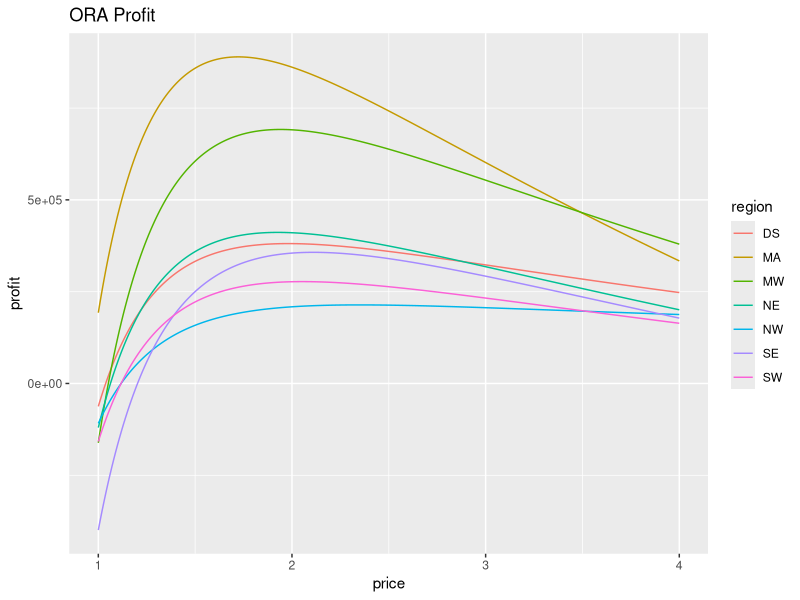
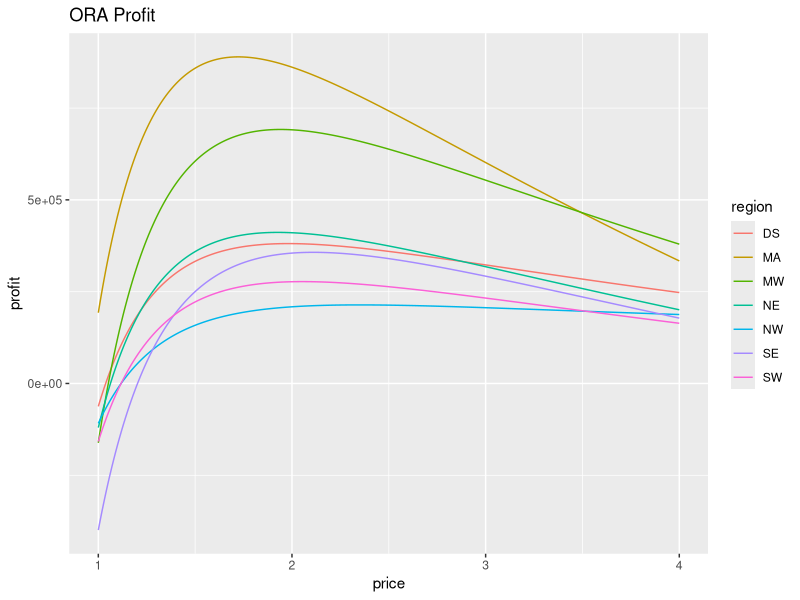

Source code (R) for these figures, in order: (Note: this script raises an error after producing the figures.)
suppressMessages(library(ggplot2))
suppressMessages(library(dplyr))

all.predicted.demands <- read.csv('all_predicted_demands.csv',
    stringsAsFactors=FALSE)
ora.df <- all.predicted.demands[all.predicted.demands$product == 'ORA',]

# ORA
ora.df <- ora.df %>%
    mutate(revenue=2000 * price * predicted_demand,
           weekly_demand = predicted_demand)

s35.grove.dist <- 266
s51.grove.dist <- 967
s59.grove.dist <- 176
s73.grove.dist <- 1470
ora.df$grove_dist <- c(rep(s51.grove.dist, 903),
                       rep(s73.grove.dist, 301),
                       rep(s35.grove.dist, 301),
                       rep(s59.grove.dist, 602))

# We have 301 rows per region (in the order NE, MA, SE, MW, DS, NW, SW)
ora.df$storage_dist <- c(rep(479.1429, 301),
                         rep(286.7647, 301),
                         rep(712.1667, 301),
                         rep(368.5909, 301),
                         rep(413.3750, 301),
                         rep(659.1250, 301),
                         rep(659, 301))
ora.df$weekly_transp_cost <- ora.df$weekly_demand *
  (0.22 * ora.df$grove_dist + 1.2 * ora.df$storage_dist)

# Also include cost to buy capacity and maintain necessary
# storage. There's a one-time upgrade cost and an every-year
# maintenance. Divide the one-time cost by 48 to "week-ize" it.
# ora.df$weekly_storage_build <- 6000 * ora.df$weekly_demand / 48
# ora.df$weekly_storage_maint <- (650 * ora.df$weekly_demand) / 48
# ^ Note that we do not account for the 7.5m * 4 because it will
# be present at every price (add in at end).

# Finally, include the raw material cost (spot purchase of ORA).
# We use our mean belief for each grove's spot purchase price.
# (FLA x 36, FLA x 12, TEX x 12, CAL x 24) is the vectoring.
# Average over months for now, disregarding seasonality -- also,
# no need to factor in exchange rates for now, assume we buy from
# FLA, not FLA / BRA / SPA.

cwd <- getwd()
setwd('..') # move up one directory
mean.raw.price.beliefs <- read.csv(
    'grove_beliefs/raw_price_beliefs_mean.csv')
setwd(cwd)

mean.over.months <- mean.raw.price.beliefs %>%
    group_by(grove) %>%
    summarise(mean_month=mean(price))
ora.df$raw_material_cost <- ora.df$weekly_demand * 2000 * c(
    rep(mean.over.months[mean.over.months$grove == 'FLA', ]$mean_month,
        4 * 301),
    rep(mean.over.months[mean.over.months$grove == 'TEX', ]$mean_month,
        301),
    rep(mean.over.months[mean.over.months$grove == 'CAL', ]$mean_month,
        2 * 301))

# Note: this "profit" is for the first year, actual profit
# should be even higher in later years when we don't have the
# capacity cost.
# ora.df$year1_profit <- ora.df$revenue - (ora.df$weekly_transp_cost +
#     ora.df$weekly_storage_build + ora.df$weekly_storage_maint +
#     ora.df$raw_material_cost)
ora.df$profit <- ora.df$revenue - (ora.df$weekly_transp_cost +
    # ora.df$weekly_storage_maint +
    ora.df$raw_material_cost)
ggplot(ora.df, aes(x=price, colour=region)) +
    # geom_line(aes(y=year1_profit), linetype='dotted') +
    geom_line(aes(y=profit)) +
    ggtitle('ORA Profit')
ggsave('profit_curves/ora_profit.png', width=10, height=6)

ora.profit.max <- ora.df %>% group_by(region) %>%
    filter(profit == max(profit))
write.csv(ora.profit.max, file='profit_csvs/ora_max_profit.csv',
          quote=FALSE, row.names=FALSE)


# POJ
poj.df <- all.predicted.demands[all.predicted.demands$product == 'POJ',]
poj.df <- poj.df %>%
    mutate(revenue=2000 * price * predicted_demand,
           weekly_demand = predicted_demand)

# Add storage to market distances
poj.df$storage_dist <- c(rep(479.1429, 301),
                         rep(286.7647, 301),
                         rep(712.1667, 301),
                         rep(368.5909, 301),
                         rep(413.3750, 301),
                         rep(659.1250, 301),
                         rep(659, 301))

# Instead of grove to storage, now we have grove to plant and
# plant to storage distances.  We can make similar "efficiency"
# assumptions, where P2->S35, P3->S51, P5->S59, P9->S73.
# We'll ship raw ORA from TEX->P2, CAL->P5, FLA->P3, FLA->P9.

# TEX->P2 = 381
# CAL->P5 = 351
# FLA->P3 = 773
# FLA->P9 = 1528
poj.df$g_p_dist <- c(rep(773, 903),
                     rep(1528, 301),
                     rep(381, 301),
                     rep(351, 602))

# P2 -> S35 = 140
# P3 -> S51 = 317
# P5 -> S59 = 393
# P9 -> S73 = 98
poj.df$p_s_dist <- c(rep(317, 903),
                     rep(98, 301),
                     rep(140, 301),
                     rep(393, 602))

# For tanker car cost, we need to calculate how many tanker
# cars the given demand would require, multiply by its purchase
# cost, and then add the weekly traveling cost.  We'll spread the
# one time purchase cost over weeks by dividing it by 48.
poj.df$num_tanker_cars_needed <- 2 * poj.df$weekly_demand / 30
# poj.df$tanker_car_weekly_purchase_cost <- 
#     poj.df$num_tanker_cars_needed * 100000 / 48
poj.df$tanker_car_weekly_travel_cost <- 36 *
    0.5 * poj.df$num_tanker_cars_needed * poj.df$p_s_dist
poj.df$tanker_car_weekly_hold_cost <- 10 *
    0.5 * poj.df$num_tanker_cars_needed

poj.df$g_p_weekly_cost <- 0.22 * poj.df$weekly_demand * poj.df$g_p_dist
poj.df$storage_market_weekly_cost <- 1.2 * poj.df$weekly_demand *
    poj.df$storage_dist

# Also include cost to buy capacity and maintain necessary
# processing. There's a one-time upgrade cost and an every-year
# maintenance. Divide the one-time cost by 48 to "week-ize" it.
# poj.df$weekly_proc_build <- 8000 * poj.df$weekly_demand / 48
# poj.df$weekly_proc_maint <- (2500 * poj.df$weekly_demand) / 48
# Note that we do not add in the $8m * 4 processing maintenance,
# because it will be there for all prices (and we're 2x-counting it
# for the other products)
# poj.df$weekly_storage_build <- 6000 * poj.df$weekly_demand / 48
# poj.df$weekly_storage_maint <- (650 * poj.df$weekly_demand) / 48

poj.df$manufacturing_cost <- 2000 * poj.df$weekly_demand

# Add in raw material cost
poj.df$raw_material_cost <- poj.df$weekly_demand * 2000 * c(
    rep(mean.over.months[mean.over.months$grove == 'FLA', ]$mean_month,
        4 * 301),
    rep(mean.over.months[mean.over.months$grove == 'TEX', ]$mean_month,
        301),
    rep(mean.over.months[mean.over.months$grove == 'CAL', ]$mean_month,
        2 * 301))


poj.df$profit <- poj.df$revenue - (
    # poj.df$tanker_car_weekly_purchase_cost +
    poj.df$tanker_car_weekly_travel_cost +
    poj.df$tanker_car_weekly_hold_cost +
    poj.df$g_p_weekly_cost +
    poj.df$storage_market_weekly_cost +
    poj.df$manufacturing_cost +
    # poj.df$weekly_proc_build +
    # poj.df$weekly_proc_maint +
    poj.df$raw_material_cost)
# poj.df$profit <- poj.df$year1_profit + (
#      poj.df$tanker_car_weekly_purchase_cost +
#      poj.df$weekly_proc_build +
#      poj.df$weekly_storage_build
#      )
ggplot(poj.df, aes(x=price, colour=region)) +
    # geom_line(aes(y=year1_profit), linetype='dotted') +
    geom_line(aes(y=profit)) +
    ggtitle('POJ Profit')
ggsave('profit_curves/poj_profit.png', width=10, height=6)

poj.profit.max <- poj.df %>% group_by(region) %>%
    filter(profit == max(profit))
write.csv(poj.profit.max, file='profit_csvs/poj_max_profit.csv',
          quote=FALSE, row.names=FALSE)


#### The other two products are price-optimized using futures, so
#### this section is no longer relevant.

# # ROJ
# roj.df <- all.predicted.demands[all.predicted.demands$product == 'ROJ',]
# roj.df <- roj.df %>%
#     mutate(revenue=2000 * price * predicted_demand,
#            weekly_demand = predicted_demand)

# # Add storage to market distances
# roj.df$storage_dist <- c(rep(479.1429, 301),
#                          rep(286.7647, 301),
#                          rep(712.1667, 301),
#                          rep(368.5909, 301),
#                          rep(413.3750, 301),
#                          rep(659.1250, 301),
#                          rep(659, 301))

# # Instead of grove to storage, now we have grove to plant and
# # plant to storage distances.  We can make similar "efficiency"
# # assumptions, where P2->S35, P3->S51, P5->S59, P9->S73.
# # We'll ship raw ORA from TEX->P2, CAL->P5, FLA->P3, FLA->P9.

# # TEX->P2 = 381
# # CAL->P5 = 351
# # FLA->P3 = 773
# # FLA->P9 = 1528
# roj.df$g_p_dist <- c(rep(773, 903),
#                      rep(1528, 301),
#                      rep(381, 301),
#                      rep(351, 602))

# # P2 -> S35 = 140
# # P3 -> S51 = 317
# # P5 -> S59 = 393
# # P9 -> S73 = 98

# roj.df$p_s_dist <- c(rep(317, 903),
#                      rep(98, 301),
#                      rep(140, 301),
#                      rep(393, 602))
# # For tanker car cost, we need to calculate how many tanker
# # cars the given demand would require, multiply by its purchase
# # cost, and then add the weekly traveling cost.  We'll spread the
# # one time purchase cost over weeks by dividing it by 48.
# roj.df$num_tanker_cars_needed <- 2 * roj.df$weekly_demand / 30
# # roj.df$tanker_car_weekly_purchase_cost <- 
# #     roj.df$num_tanker_cars_needed * 100000 / 48
# roj.df$tanker_car_weekly_travel_cost <- 36 *
#     0.5 * roj.df$num_tanker_cars_needed * roj.df$p_s_dist
# roj.df$tanker_car_weekly_hold_cost <- 10 *
#     0.5 * roj.df$num_tanker_cars_needed

# roj.df$g_p_weekly_cost <- 0.22 * roj.df$weekly_demand * roj.df$g_p_dist
# roj.df$storage_market_weekly_cost <- 1.2 * roj.df$weekly_demand *
#     roj.df$storage_dist

# # roj.df$weekly_storage_build <- 6000 * roj.df$weekly_demand / 48
# # roj.df$weekly_storage_maint <- (650 * roj.df$weekly_demand) / 48
# # roj.df$weekly_proc_build <- 8000 * roj.df$weekly_demand / 48
# # roj.df$weekly_proc_maint <- (2500 * roj.df$weekly_demand) / 48

# # Reconstitution cost
# roj.df$reconstitution_cost <- 650 * roj.df$weekly_demand

# # Add in raw material cost
# roj.df$raw_material_cost <- roj.df$weekly_demand * 2000 * c(
#     rep(mean.over.months[mean.over.months$grove == 'FLA', ]$mean_month,
#         4 * 301),
#     rep(mean.over.months[mean.over.months$grove == 'TEX', ]$mean_month,
#         301),
#     rep(mean.over.months[mean.over.months$grove == 'CAL', ]$mean_month,
#         2 * 301))

# # Also, add in manufacturing cost of FCOJ because we need to make
# # FCOJ to get ROJ (assume no futures).
# roj.df$manufacturing_cost <- 2000 * roj.df$weekly_demand

# roj.df$profit <- roj.df$revenue - (
#     # roj.df$tanker_car_weekly_purchase_cost +
#     roj.df$tanker_car_weekly_travel_cost +
#     roj.df$tanker_car_weekly_hold_cost +
#     roj.df$g_p_weekly_cost +
#     roj.df$storage_market_weekly_cost +
#     roj.df$manufacturing_cost +
#     roj.df$reconstitution_cost +
#     # roj.df$weekly_proc_build +
#     # roj.df$weekly_proc_maint +
#     roj.df$raw_material_cost)
# # roj.df$profit <- roj.df$year1_profit + (
# #      roj.df$tanker_car_weekly_purchase_cost +
# #      roj.df$weekly_proc_build +
# #      roj.df$weekly_storage_build
# #      )
# ggplot(roj.df, aes(x=price, y=profit, colour=region)) +
#     # geom_line(aes(y=year1_profit), linetype='dotted') +
#     geom_line(aes(y=profit)) +
#     ggtitle('ROJ Profit')
# ggsave('profit_curves/roj_profit.png', width=10, height=6)

# roj.profit.max <- roj.df %>% group_by(region) %>%
#     filter(profit == max(profit))
# write.csv(roj.profit.max, file='profit_csvs/roj_max_profit.csv',
#           quote=FALSE, row.names=FALSE)


# # FCOJ
# #### 
# # Note this assumes we manufacture the FCOJ
# ####
# fcoj.df <- all.predicted.demands[all.predicted.demands$product == 'FCOJ',]
# fcoj.df <- fcoj.df %>%
#     mutate(revenue=2000 * price * predicted_demand,
#            weekly_demand = predicted_demand)

# # Add storage to market distances
# fcoj.df$storage_dist <- c(rep(479.1429, 301),
#                          rep(286.7647, 301),
#                          rep(712.1667, 301),
#                          rep(368.5909, 301),
#                          rep(413.3750, 301),
#                          rep(659.1250, 301),
#                          rep(659, 301))

# # Instead of grove to storage, now we have grove to plant and
# # plant to storage distances.  We can make similar "efficiency"
# # assumptions, where P2->S35, P3->S51, P5->S59, P9->S73.
# # We'll ship raw ORA from TEX->P2, CAL->P5, FLA->P3, FLA->P9.

# # TEX->P2 = 381
# # CAL->P5 = 351
# # FLA->P3 = 773
# # FLA->P9 = 1528
# fcoj.df$g_p_dist <- c(rep(773, 903),
#                      rep(1528, 301),
#                      rep(381, 301),
#                      rep(351, 602))

# # P2 -> S35 = 140
# # P3 -> S51 = 317
# # P5 -> S59 = 393
# # P9 -> S73 = 98

# fcoj.df$p_s_dist <- c(rep(317, 903),
#                      rep(98, 301),
#                      rep(140, 301),
#                      rep(393, 602))
# # For tanker car cost, we need to calculate how many tanker
# # cars the given demand would require, multiply by its purchase
# # cost, and then add the weekly traveling cost.  We'll spread the
# # one time purchase cost over weeks by dividing it by 48.
# fcoj.df$num_tanker_cars_needed <- fcoj.df$weekly_demand / 30
# fcoj.df$tanker_car_weekly_purchase_cost <- 
#     fcoj.df$num_tanker_cars_needed * 100000 / 48
# fcoj.df$tanker_car_weekly_travel_cost <- 36 *
#     fcoj.df$num_tanker_cars_needed * fcoj.df$p_s_dist

# fcoj.df$g_p_weekly_cost <- 0.22 * fcoj.df$weekly_demand * fcoj.df$g_p_dist
# fcoj.df$storage_market_weekly_cost <- 1.2 * fcoj.df$weekly_demand *
#     fcoj.df$storage_dist

# fcoj.df$weekly_proc_build <- 8000 * fcoj.df$weekly_demand / 48
# fcoj.df$weekly_proc_maint <- (2500 * fcoj.df$weekly_demand) / 48
# fcoj.df$weekly_storage_build <- 6000 * fcoj.df$weekly_demand / 48
# fcoj.df$weekly_storage_maint <- (650 * fcoj.df$weekly_demand) / 48

# fcoj.df$manufacturing_cost <- 2000 * fcoj.df$weekly_demand

# fcoj.df$raw_material_cost <- fcoj.df$weekly_demand * 2000 * c(
#     rep(mean.over.months[mean.over.months$grove == 'FLA', ]$mean_month,
#         4 * 301),
#     rep(mean.over.months[mean.over.months$grove == 'TEX', ]$mean_month,
#         301),
#     rep(mean.over.months[mean.over.months$grove == 'CAL', ]$mean_month,
#         2 * 301))

# fcoj.df$year1_profit <- fcoj.df$revenue - (fcoj.df$tanker_car_weekly_purchase_cost +
#     fcoj.df$tanker_car_weekly_travel_cost +
#     fcoj.df$g_p_weekly_cost + fcoj.df$storage_market_weekly_cost +
#     fcoj.df$manufacturing_cost +
#     fcoj.df$weekly_proc_build +
#     fcoj.df$weekly_proc_maint +
#     fcoj.df$raw_material_cost +
#     fcoj.df$weekly_storage_build +
#     fcoj.df$weekly_storage_maint)
# fcoj.df$profit <- fcoj.df$year1_profit + fcoj.df$weekly_proc_build +
#     fcoj.df$weekly_storage_build
# ggplot(fcoj.df, aes(x=price, y=profit, colour=region)) +
#     geom_line(aes(y=year1_profit), linetype='dotted') +
#     geom_line(aes(y=profit)) +
#     ggtitle('FCOJ Profit (Year 1 and After)')
# ggsave('profit_curves/fcoj_profit.png', width=10, height=6)

# fcoj.profit.max <- fcoj.df %>% group_by(region) %>%
#     filter(profit == max(profit))
# write.csv(fcoj.profit.max, file='profit_csvs/fcoj_max_profit.csv',
#           quote=FALSE, row.names=FALSE)


# # Total profit, using FCOJ futures
# for (fcoj_future_price in seq(0.6, 1.1, 0.1)) {
#     profit <- 48 * (sum(ora.profit.max$profit) + sum(poj.profit.max$profit) +
#         sum(roj.profit.max$profit)) +
#         (6112246 * 48 - fcoj_future_price * 136000 * 2000) -
#         (4 * 7500000 + 4 * 8000000)
#     print(profit)
# }

# sum(ora.profit.max$weekly_demand) + sum(poj.profit.max$weekly_demand) +
#     sum(roj.profit.max$weekly_demand)